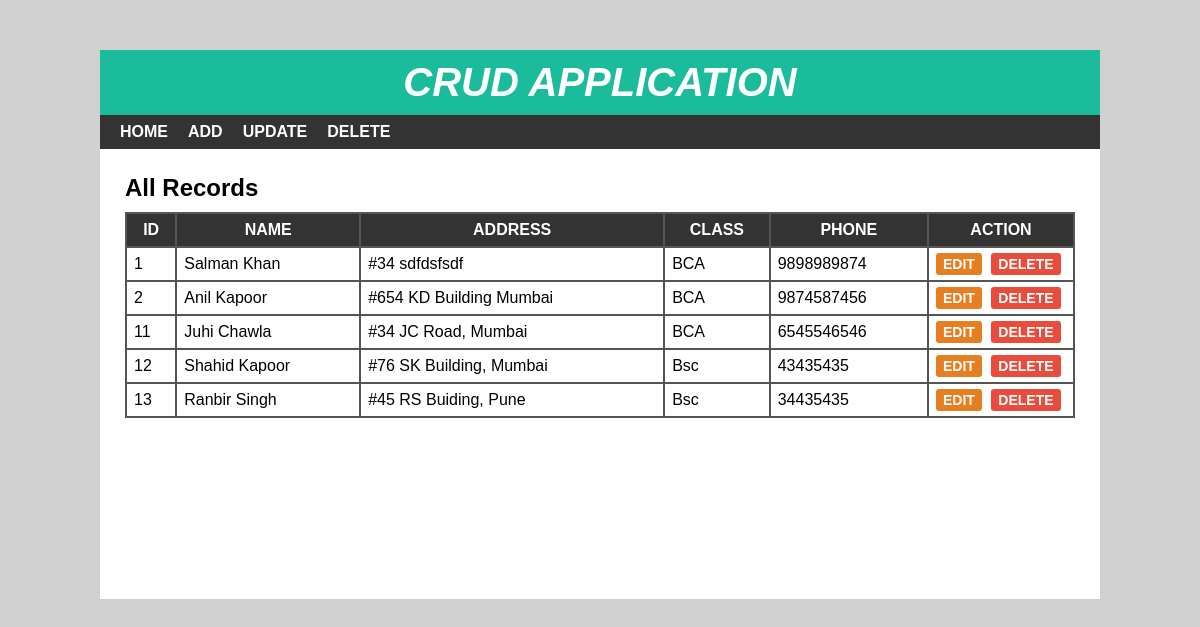
The page / on the database its author committed.
### tables this page shows
CREATE TABLE `student` (
  `sid` int(10) NOT NULL,
  `sname` varchar(30) NOT NULL,
  `saddress` varchar(100) NOT NULL,
  `sclass` int(10) NOT NULL,
  `sphone` varchar(10) NOT NULL
);

CREATE TABLE `studentclass` (
  `cid` int(11) NOT NULL,
  `cname` varchar(15) NOT NULL
);

### index.php (the view, shortened to what this page needs)
<?php
include 'header.php';
?>
<div id="main-content">
    <h2>All Records</h2>
    <?php
      include 'config.php';
      $sql = "SELECT * FROM student JOIN studentclass WHERE student.sclass = studentclass.cid";
      $result = mysqli_query($conn, $sql) or die("Query Unsuccessful.");
      if(mysqli_num_rows($result) > 0)  {
    ?>
    <table cellpadding="7px">
        <thead>
        <th>Id</th>
        <th>Name</th>
        <th>Address</th>
        <th>Class</th>
        <th>Phone</th>
        <th>Action</th>
        </thead>
        <tbody>
          <?php
            while($row = mysqli_fetch_assoc($result)){
             echo "<tr>
             <td>{$row['sid']}</td>
             <td>{$row['sname']}</td>
             <td>{$row['saddress']}</td>
             <td>{$row['cname']}</td>
             <td>{$row['sphone']}</td>
             <td>
             <a href='edit.php?id={$row['sid']}'>Edit</a>
             <a href='delete-inline.php?id={$row['sid']}'>Delete</a>
             </td>
            </tr>";
          ?>
          <?php } ?>
        </tbody>
    </table>
    <?php
  }else{
    echo "<h2>No Record Found</h2>";
  }
  ?>
</div>
</div>
</body>
</html>

### header.php (shortened to what this page needs)
<!DOCTYPE html>
<html lang="en">
<head>
  <link rel="stylesheet" href="style.css">
</head>
<body>
    <div id="wrapper">
        <div id="header">
            <h1>Crud Application</h1>
        </div>
        <div id="menu">
            <ul>
                <li>
                    <a href="index.php">Home</a>
                </li>
                <li>
                    <a href="add.php">Add</a>
                </li>
                <li>
                    <a href="update.php">Update</a>
                </li>
                <li>
                    <a href="delete.php">Delete</a>
                </li>
            </ul>
        </div>

### style.css (style rules this page uses)
body { font:16px arial; margin: 0; padding: 0; background: #d1d1d1; }
#wrapper { width: 1000px; margin: 50px auto 0; background-color: #fff; }
#header { text-align: center; background-color: #1abc9c; padding: 10px; }
#header h1 { color: #fff; font-size: 40px; font-style: italic; font-weight: 700; text-transform: uppercase; margin: 0; }
#menu { background-color: #333; }
#menu ul { font-size: 0; padding: 0 10px; margin: 0; list-style: none; }
#menu ul li { display: inline-block; }
#menu ul li a { color: #fff; font-size: 16px; font-weight: 600; padding: 8px 10px; display: block; text-decoration: none; text-transform: uppercase; transition: all 0.3s ease; }
#main-content { padding: 25px; min-height: 400px; }
#main-content h2 { margin: 0 0 10px; text-transform: capitalize; }
#main-content table { width: 100%; background-color: #555; margin: 0 0 20px; }
#main-content table th { color: #fff; background-color: #333; text-transform: uppercase; }
#main-content table th:last-child { width: 130px; }
#main-content table td { background-color: #fff; }
#main-content table td a { font-size: 14px; font-weight: 600; text-transform: uppercase; padding: 3px 7px; color: #fff; background-color: #e67e22; text-decoration: none; border-radius: 3px; }
#main-content table td a:nth-child(2) { background-color: #e74c3c; margin: 0 0 0 5px; }

### rows shown on the page
student: sid "1", sname "Salman Khan", saddress "#34 sdfdsfsdf", studentclass.cname "BCA", sphone "9898989874"
student: sid "2", sname "Anil Kapoor", saddress "#654 KD Building Mumbai", studentclass.cname "BCA", sphone "9874587456"
student: sid "11", sname "Juhi Chawla", saddress "#34 JC Road, Mumbai", studentclass.cname "BCA", sphone "6545546546"
student: sid "12", sname "Shahid Kapoor", saddress "#76 SK Building, Mumbai", studentclass.cname "Bsc", sphone "43435435"
student: sid "13", sname "Ranbir Singh", saddress "#45 RS Buiding, Pune", studentclass.cname "Bsc", sphone "34435435"
